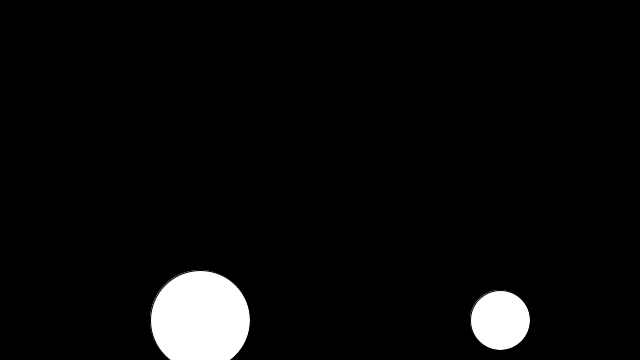
Frame 1 (no input)
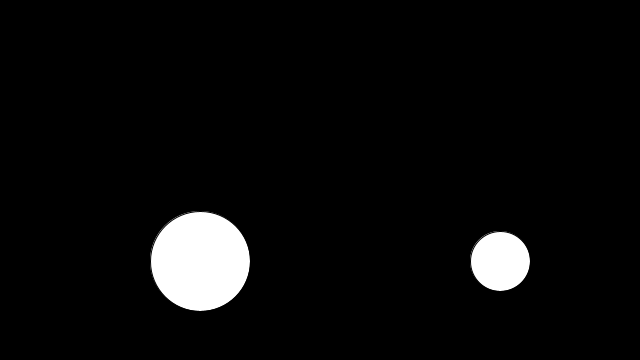
Frame 60 (the mouse pressed at the canvas centre just before this capture)
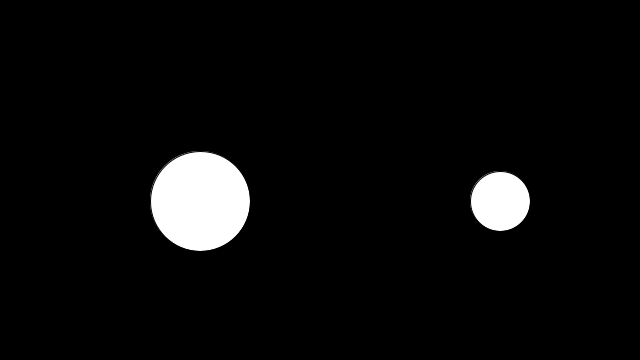
Frame 120 (the mouse held since frame 60 and released just before this capture)

The Processing sketch that drew these frames (run headless with seeded random() and noise(); from frame 60 on, the mouse is pressed at the canvas centre):

// Processing sketch: sketch_18_Clicking_Objects
// ── sketch_18_Clicking_Objects.pde
Ball b1;
Ball b2;

void setup()
{
  size(640, 360);
  b1 = new Ball(200, 320, 100);
  b2 = new Ball(500, 320, 60);
}

void draw()
{
  background(0);

  b1.display();
  b2.display();

  b1.update();
  b2.update();

  b1.check();
  b2.check();
}

void mousePressed()
{
  b1.clicked();
  b2.clicked();
}

// ── Ball.pde
class Ball
{
  int x;
  int y;
  int size;
  color d;

  Ball(int a, int b, int c)
  {
    x = a;
    y = b;
    size = c;
    d = color(255); 
  }

  void display()
  {
    fill(d);
    ellipse(x, y, size, size);
  }

  void update()
  {
    y--;
  }
  
  void check()
  {
    if (y <= (size/2))
    {
      y = size/2;
    }
  }
  
  void clicked()
  {
    float a = dist(x,y,mouseX,mouseY);
    if(a <= size/2)
    {
      d = color(random(255),random(255),random(255));
    }
  }
}
